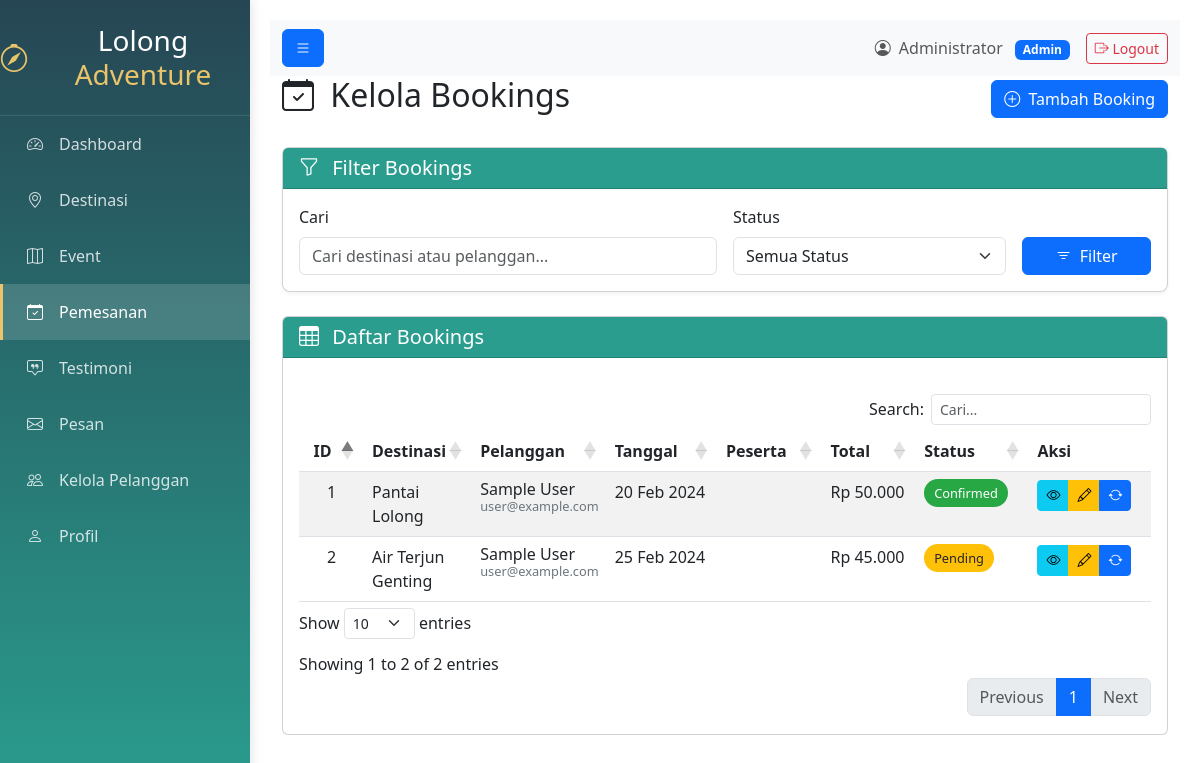
Screenshot of /pages/bookings/index.php (signed in) with the database file from the repository.
### tables this page shows
CREATE TABLE bookings (
    id INT PRIMARY KEY AUTO_INCREMENT,
    user_id INT NOT NULL,
    destination_id INT NOT NULL,
    booking_date DATE NOT NULL,
    number_of_people INT NOT NULL,
    total_price DECIMAL(10,2) NOT NULL,
    status ENUM('pending', 'confirmed', 'cancelled') DEFAULT 'pending',
    created_at TIMESTAMP DEFAULT CURRENT_TIMESTAMP,
    updated_at TIMESTAMP DEFAULT CURRENT_TIMESTAMP ON UPDATE CURRENT_TIMESTAMP,
    FOREIGN KEY (user_id) REFERENCES users(id),
    FOREIGN KEY (destination_id) REFERENCES destinations(id)
);

CREATE TABLE destinations (
    id INT PRIMARY KEY AUTO_INCREMENT,
    name VARCHAR(100) NOT NULL,
    location VARCHAR(100) NOT NULL,
    description TEXT,
    price DECIMAL(10,2) NOT NULL,
    image VARCHAR(255),
    created_at TIMESTAMP DEFAULT CURRENT_TIMESTAMP,
    updated_at TIMESTAMP DEFAULT CURRENT_TIMESTAMP ON UPDATE CURRENT_TIMESTAMP
);

CREATE TABLE users (
    id INT PRIMARY KEY AUTO_INCREMENT,
    username VARCHAR(50) UNIQUE NOT NULL,
    password VARCHAR(255) NOT NULL,
    full_name VARCHAR(100) NOT NULL,
    email VARCHAR(100) UNIQUE NOT NULL,
    phone VARCHAR(20),
    role ENUM('admin', 'user') DEFAULT 'user',
    profile_picture VARCHAR(255),
    created_at TIMESTAMP DEFAULT CURRENT_TIMESTAMP,
    updated_at TIMESTAMP DEFAULT CURRENT_TIMESTAMP ON UPDATE CURRENT_TIMESTAMP
);

### pages/bookings/index.php (the view, shortened to what this page needs)
<?php
require_once __DIR__ . '/../../config/database.php';
$search = isset($_GET['search']) ? trim(filter_var($_GET['search'], FILTER_SANITIZE_STRING)) : '';
$query = "SELECT b.*, d.name as destination_name, u.full_name as customer_name, u.email as customer_email
          FROM bookings b
          JOIN destinations d ON b.destination_id = d.id
          JOIN users u ON b.user_id = u.id
          WHERE 1=1";
$params = [];
$query .= " ORDER BY b.created_at DESC";
try {
    $stmt = $pdo->prepare($query);
    $stmt->execute($params);
    $bookings = $stmt->fetchAll(PDO::FETCH_ASSOC);
} catch (PDOException $e) {
    $_SESSION['error_message'] = 'Gagal mengambil data booking: ' . htmlspecialchars($e->getMessage());
    $bookings = [];
}
?>
<!DOCTYPE html>
<html lang="id">
<head>
    <link href="https://cdn.jsdelivr.net/npm/bootstrap@5.3.0/dist/css/bootstrap.min.css" rel="stylesheet">
    <link rel="stylesheet" href="https://cdn.jsdelivr.net/npm/bootstrap-icons@1.10.0/font/bootstrap-icons.css">
    <link href="https://cdn.datatables.net/1.13.6/css/dataTables.bootstrap5.min.css" rel="stylesheet">
    <link rel="stylesheet" href="https://cdn.jsdelivr.net/npm/flatpickr/dist/flatpickr.min.css">
</head>
<body>
    <div class="wrapper">
        <?php include('../../includes/sidebar.php'); ?>
        <div id="content" class="main-content">
            <nav class="navbar navbar-expand-lg navbar-light bg-light sticky-top">
                <div class="container-fluid">
                    <button type="button" id="sidebarCollapse" class="btn btn-primary">
                        <i class="bi bi-list"></i>
                    </button>
                    <div class="d-flex align-items-center ms-auto">
                        <span class="navbar-text me-3">
                            <i class="bi bi-person-circle me-1"></i> <?php echo htmlspecialchars($_SESSION['full_name'] ?? 'Admin'); ?>
                            <span class="badge bg-primary ms-2"><?php echo ucfirst($_SESSION['role'] ?? 'staff'); ?></span>
                        </span>
                        <a href="../logout.php" class="btn btn-outline-danger btn-sm">
                            <i class="bi bi-box-arrow-right"></i> Logout
                        </a>
                    </div>
                </div>
            </nav>
            <div class="container-fluid">
                <div class="d-flex justify-content-between align-items-center mb-4">
                    <h2><i class="bi bi-calendar-check me-2"></i> Kelola Bookings</h2>
                    <a href="../bookings/create.php" class="btn btn-primary">
                        <i class="bi bi-plus-circle me-1"></i> Tambah Booking
                    </a>
                </div>
                <div class="card filter-card mb-4">
                    <div class="card-header card-header-custom">
                        <h5 class="mb-0"><i class="bi bi-funnel me-2"></i> Filter Bookings</h5>
                    </div>
                    <div class="card-body">
                        <form method="GET" class="row g-3">
                            <div class="col-md-6">
                                <label for="search" class="form-label">Cari</label>
                                <input type="text" class="form-control" id="search" name="search"
                                    placeholder="Cari destinasi atau pelanggan..." value="<?php echo htmlspecialchars($search); ?>">
                            </div>
                            <div class="col-md-4">
                                <label for="status" class="form-label">Status</label>
                                <select class="form-select" id="status" name="status">
                                    <option value="">Semua Status</option>
                                </select>
                            </div>
                            <div class="col-md-2 d-flex align-items-end">
                                <button type="submit" class="btn btn-primary w-100">
                                    <i class="bi bi-filter me-1"></i> Filter
                                </button>
                            </div>
                        </form>
                    </div>
                </div>
                <div class="card">
                    <div class="card-header card-header-custom">
                        <h5 class="mb-0"><i class="bi bi-table me-2"></i> Daftar Bookings</h5>
                    </div>
                    <div class="card-body">
                        <div class="table-responsive">
                            <table id="bookingsTable" class="table table-hover table-striped">
                                <thead>
                                    <tr>
                                        <th width="70">ID</th>
                                        <th>Destinasi</th>
                                        <th>Pelanggan</th>
                                        <th width="120">Tanggal</th>
                                        <th width="100">Peserta</th>
                                        <th width="120">Total</th>
                                        <th width="120">Status</th>
                                        <th width="140">Aksi</th>
                                    </tr>
                                </thead>
                                <tbody>
                                    <?php foreach ($bookings as $booking): ?>
                                        <tr data-booking-id="<?php echo $booking['id']; ?>">
                                            <td><?php echo htmlspecialchars($booking['id']); ?></td>
                                            <td><?php echo htmlspecialchars($booking['destination_name']); ?></td>
                                            <td>
                                                <div class="customer-info">
                                                    <div class="customer-name"><?php echo htmlspecialchars($booking['customer_name']); ?></div>
                                                    <div class="customer-email"><?php echo htmlspecialchars($booking['customer_email']); ?></div>
                                                </div>
                                            </td>
                                            <td><?php echo date('d M Y', strtotime($booking['booking_date'])); ?></td>
                                            <td><?php echo htmlspecialchars($booking['participants']); ?></td>
                                            <td>Rp <?php echo number_format($booking['total_price'], 0, ',', '.'); ?></td>
                                            <td>
                                                <span class="status-badge status-<?php echo strtolower($booking['status']); ?>" id="status-badge-<?php echo $booking['id']; ?>">
                                                    <?php echo ucfirst($booking['status']); ?>
                                                </span>
                                            </td>
                                            <td class="action-btns">
                                                <div class="btn-group btn-group-sm">
                                                    <a href="view.php?id=<?php echo $booking['id']; ?>" class="btn btn-info" title="Lihat Detail">
                                                        <i class="bi bi-eye"></i>
                                                    </a>
                                                    <a href="edit.php?id=<?php echo $booking['id']; ?>" class="btn btn-warning" title="Edit">
                                                        <i class="bi bi-pencil"></i>
                                                    </a>
                                                    <button class="btn btn-primary" title="Ubah Status"
                                                        onclick="showStatusModal(<?php echo $booking['id']; ?>, '<?php echo $booking['status']; ?>')">
                                                        <i class="bi bi-arrow-repeat"></i>
                                                    </button>
                                                </div>
                                            </td>
                                        </tr>
                                    <?php endforeach; ?>
                                </tbody>
                            </table>
                        </div>
                    </div>
                </div>
            </div>
        </div>
    </div>
</body>
</html>

### includes/sidebar.php (shortened to what this page needs)
<?php
function getCorrectBaseUrl()
{
    $protocol = (!empty($_SERVER['HTTPS']) && $_SERVER['HTTPS'] !== 'off' || $_SERVER['SERVER_PORT'] == 443) ? "https://" : "http://";
    $domain = $_SERVER['HTTP_HOST'];
    $projectPath = '/project_wisata/';
    return $protocol . $domain . $projectPath;
}
$baseUrl = getCorrectBaseUrl();
?>
<div class="sidebar bg-dark text-white" id="sidebar">
    <div class="sidebar-header text-center py-4 position-relative">
        <div class="d-flex align-items-center justify-content-center">
            <i class="bi bi-compass fs-3 me-2" style="color: #e9c46a;"></i>
            <h3 class="mb-0">Lolong <span style="color: #e9c46a;">Adventure</span></h3>
        </div>
    </div>
    <ul class="list-unstyled components ps-0 mb-0">
        <li class="<?php echo basename($_SERVER['PHP_SELF']) == 'dashboard.php' ? 'active' : ''; ?>">
            <a href="<?php echo $baseUrl; ?>pages/dashboard.php" class="d-flex align-items-center px-4 py-3 sidebar-link">
                <i class="bi bi-speedometer2 me-3"></i>
                <span>Dashboard</span>
            </a>
        </li>
        <li class="<?php echo strpos($_SERVER['PHP_SELF'], 'destinations') !== false ? 'active' : ''; ?>">
            <a href="<?php echo $baseUrl; ?>pages/destinations/index.php" class="d-flex align-items-center px-4 py-3 sidebar-link">
                <i class="bi bi-geo-alt me-3"></i>
                <span>Destinasi</span>
            </a>
        </li>
        <li class="<?php echo strpos($_SERVER['PHP_SELF'], 'destinations') !== false ? 'active' : ''; ?>">
            <a href="<?php echo $baseUrl; ?>pages/event/index.php" class="d-flex align-items-center px-4 py-3 sidebar-link">
                <i class="bi bi-map me-3"></i>
                <span>Event</span>
            </a>
        </li>
        <li class="<?php echo strpos($_SERVER['PHP_SELF'], 'bookings') !== false ? 'active' : ''; ?>">
            <a href="<?php echo $baseUrl; ?>pages/bookings/index.php" class="d-flex align-items-center px-4 py-3 sidebar-link">
                <i class="bi bi-calendar-check me-3"></i>
                <span>Pemesanan</span>
            </a>
        </li>
        <li class="<?php echo strpos($_SERVER['PHP_SELF'], 'testimonials') !== false ? 'active' : ''; ?>">
            <a href="<?php echo $baseUrl; ?>pages/testimonials/index.php" class="d-flex align-items-center px-4 py-3 sidebar-link">
                <i class="bi bi-chat-square-quote me-3"></i>
                <span>Testimoni</span>
            </a>
        </li>
        <li class="<?php echo strpos($_SERVER['PHP_SELF'], 'contacts') !== false ? 'active' : ''; ?>">
            <a href="<?php echo $baseUrl; ?>pages/contacts/index.php" class="d-flex align-items-center px-4 py-3 sidebar-link">
                <i class="bi bi-envelope me-3"></i>
                <span>Pesan</span>
            </a>
        </li>
        <?php if ($_SESSION['role'] == 'admin'): ?>
            <li class="<?php echo strpos($_SERVER['PHP_SELF'], 'users') !== false ? 'active' : ''; ?>">
                <a href="<?php echo $baseUrl; ?>pages/kelola_user/index.php" class="d-flex align-items-center px-4 py-3 sidebar-link">
                    <i class="bi bi-people me-3"></i>
                    <span>Kelola Pelanggan</span>
                </a>
            </li>
        <?php endif; ?>
        <li class="<?php echo basename($_SERVER['PHP_SELF']) == 'profile.php' ? 'active' : ''; ?>">
            <a href="<?php echo $baseUrl; ?>pages/profile.php" class="d-flex align-items-center px-4 py-3 sidebar-link">
                <i class="bi bi-person me-3"></i>
                <span>Profil</span>
            </a>
        </li>
    </ul>
</div>

### pages/bookings/index.php (style rules this page uses)
:root { --primary-color: #2a9d8f; --secondary-color: #264653; --accent-color: #e9c46a; }
.wrapper { display: flex; width: 100%; min-height: 100vh; }
.main-content { flex: 1; transition: all 0.3s; width: calc(100% - 250px); margin-left: 250px; padding: 20px; }
.status-badge { font-size: 0.8rem; padding: 5px 10px; border-radius: 20px; text-transform: capitalize; }
.status-pending { background-color: #ffc107; color: #212529; }
.status-confirmed { background-color: #28a745; color: white; }
.action-btns .btn { padding: 0.25rem 0.5rem; font-size: 0.875rem; }
.filter-card { border-radius: 8px; box-shadow: 0 2px 4px rgba(0, 0, 0, 0.05); margin-bottom: 20px; }
.card-header-custom { background-color: var(--primary-color); color: white; border-radius: 8px 8px 0 0; }
.table-responsive { margin-top: 20px; }
.customer-info { line-height: 1.2; }
.customer-name { font-weight: 500; }
.customer-email { font-size: 0.8rem; color: #6c757d; }

### includes/sidebar.php (style rules this page uses)
.sidebar { width: 250px; min-height: 100vh; transition: all 0.3s ease-in-out; background: linear-gradient(180deg, #264653 0%, #2a9d8f 100%); position: fixed; z-index: 1000; box-shadow: 2px 0 10px rgba(0, 0, 0, 0.1); }
.sidebar-header { border-bottom: 1px solid rgba(255, 255, 255, 0.1); transition: all 0.3s ease; }
.sidebar-link { color: rgba(255, 255, 255, 0.8); text-decoration: none; transition: all 0.2s ease; border-left: 3px solid transparent; }
.sidebar li.active .sidebar-link { color: white; background: rgba(255, 255, 255, 0.15); border-left: 3px solid #e9c46a; }

### rows the page displays
bookings: id "1", destination.name "Pantai Lolong", user.full_name "Sample User", user.email "user@example.com", booking_date "20 Feb 2024", total_price "50.000", status "Confirmed"
bookings: id "2", destination.name "Air Terjun Genting", user.full_name "Sample User", user.email "user@example.com", booking_date "25 Feb 2024", total_price "45.000", status "Pending"

### other values shown
$_SESSION['full_name'] "Administrator"
$_SESSION['role'] "Admin"
